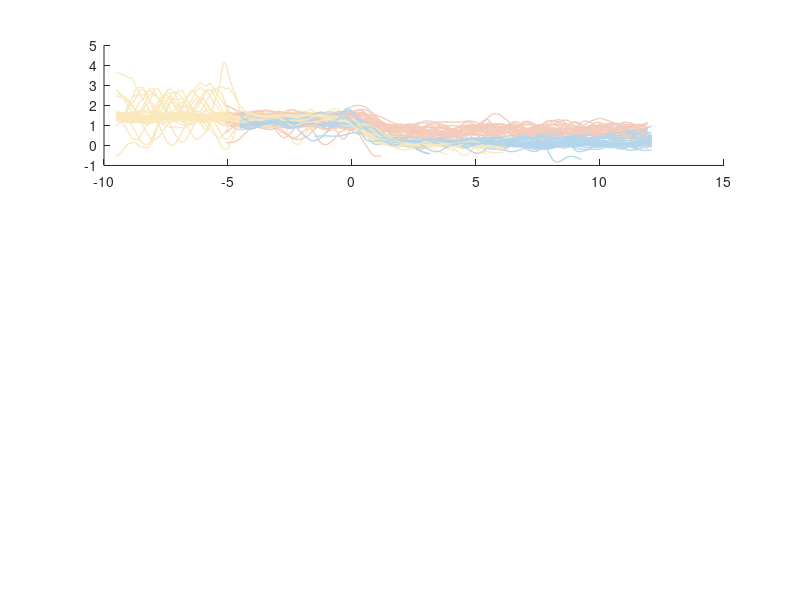

Source code (MATLAB): (Note: this script raises an error after producing the figure.)
load data

col(1,:)=[0 0.4470 0.7410];
col(2,:)=[0.8500 0.3250 0.0980];
col(3,:)=[0.9290 0.6940 0.1250];

% plot growth of 3 genotypes over time
figure
subplot(3,3,[1 2 3])
for i=1:36
for n=1:3
    hold on
    plot(t(n,5:end-4),squeeze(g(n,i,5:end-4)),'Color',0.7*[1 1 1]+0.3*col(n,:),'LineWidth',1)
end
end
for n=1:3
    h(n)=plot(t(n,5:end-4),squeeze(nanmean(g(n,:,5:end-4))),'Color',col(n,:),'LineWidth',3);
end
l=legend([h(1) h(2) h(3)],{'WT','\Delta{\itmexZ}','\Delta{\itmexY}'},'AutoUpdate','off');
l.FontSize=20;

plot([0 0],[-0.5 2],'--k','LineWidth',2)
plot([-4 12],[0 0],'--k','LineWidth',2)
axis([-4 12 -0.5 2])
set(gca,'FontSize',15,'XTick',[-4 0 4 8 12],'YTick',[-0.5 0 0.5 1 1.5],'box','off')
xlabel('Time (hours)','FontSize',20)
ylabel('Growth (doub./h)','FontSize',20)

% plot mexXY expr. of 3 genotypes over time
subplot(3,3,[4 5 6])
for i=1:36
for n=1:2
    hold on
    plot(t(n,5:end-4),squeeze(m(n,i,5:end-4)),'Color',0.7*[1 1 1]+0.3*col(n,:),'LineWidth',1)
end
end
for n=1:2
    plot(t(n,5:end-4),squeeze(nanmean(m(n,:,5:end-4))),'Color',col(n,:),'LineWidth',3)
end

plot([0 0],[0 2.5],'--k','LineWidth',2)
plot([-4 12],[1 1],'--k','LineWidth',2)
axis([-4 12 0 5])
set(gca,'FontSize',15,'XTick',[-4 0 4 8 12],'YTick',[0 2 4 6],'box','off')
xlabel('Time (hours)','FontSize',20)
ylabel('MexXY expr. (norm.)','FontSize',20)

% avg expr. and growth around different time points (0,4,12 hrs) for each genotype
for i=1:36
    gg(1,i,1)=nanmean(g(1,i,23:59));
    gg(1,i,2)=nanmean(g(1,i,95:119));
    gg(1,i,3)=nanmean(g(1,i,178:203));
    mm(1,i,1)=nanmean(m(1,i,23:59));
    mm(1,i,2)=nanmean(m(1,i,95:119));
    mm(1,i,3)=nanmean(m(1,i,178:203));
end
for i=1:36
    gg(2,i,1)=nanmean(g(2,i,30:66));
    gg(2,i,2)=nanmean(g(2,i,102:126));
    gg(2,i,3)=nanmean(g(2,i,185:210));
    mm(2,i,1)=nanmean(m(2,i,30:66));
    mm(2,i,2)=nanmean(m(2,i,102:126));
    mm(2,i,3)=nanmean(m(2,i,185:210));
end
for i=1:36
    gg(3,i,1)=nanmean(g(3,i,83:119));
    gg(3,i,2)=nanmean(g(3,i,155:179));
    gg(3,i,3)=NaN;
    mm(3,i,1)=0;
    mm(3,i,2)=0;
    mm(3,i,3)=NaN;
end

% plot genotypes' mexXY vs growth at 0, 4, 12 hrs
tt=[0 4 12];
for i=1:3
    subplot(3,3,6+i)
    for n=1:3
        hold on
        scatter(squeeze(mm(n,:,i)),squeeze(gg(n,:,i)),50,col(n,:),'filled')
    end
    axis([0 5 0 1.7])
    set(gca,'FontSize',15,'XTick',[0 2 4 6],'YTick',[0 0.5 1 1.5],'box','off')
    ylabel('Growth (doub./h)','FontSize',20)
    xlabel('MexXY expr. (norm.)','FontSize',20)
    text(2.5,1.6,[num2str(tt(i)) ' hours'],'FontSize',20)
end